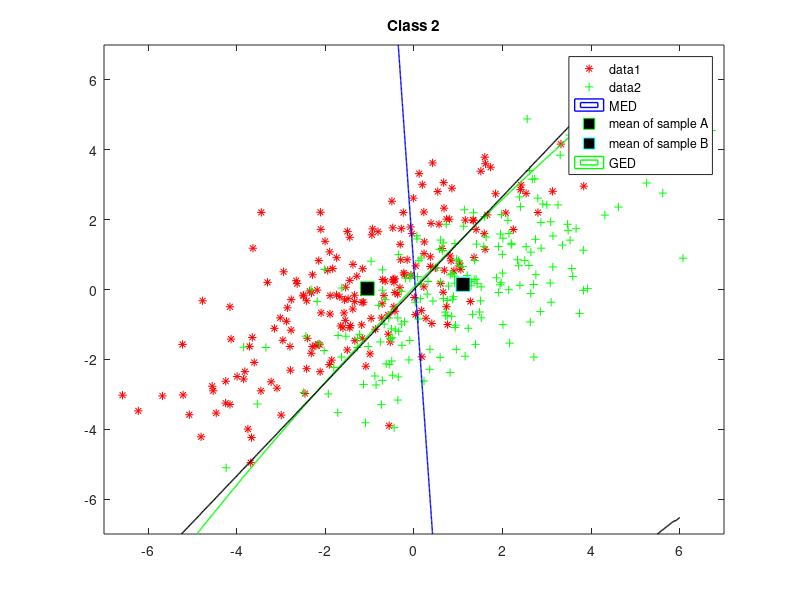

Here is the MATLAB script that generated this plot:
%% SYDE 675 LAB_1
clear all; close all; clc;

%% class 2
muAClass1 = [-1,0];
sigmaAClass1 = [4,3; 3,4];
muBClass1 = [1,0];
sigmaBClass1 = [4,3; 3,4];

%% load data
rAClass1 = mvnrnd(muAClass1, sigmaAClass1, 200);
rBClass1 = mvnrnd(muBClass1, sigmaBClass1, 200);
h = figure
plot(rAClass1(:,1),rAClass1(:,2),'r*');
hold on
plot(rBClass1(:,1),rBClass1(:,2),'g+');
title('Class 2');

%% MED
meanClass1A = mean(rAClass1)
meanClass1B = mean(rBClass1)
u = linspace(-7, 7, 400);
v = linspace(-7, 7, 400);
z = zeros(length(u), length(v));
for i = 1:length(u)
        for j = 1:length(v)
            z(i,j) = ((u(i)- meanClass1A(1))^2 + (v(j)- meanClass1A(2))^2)...
                - ((u(i)- meanClass1B(1))^2 + (v(j)- meanClass1B(2))^2);
        end
end
z = z';
contour(u,v,z,[0, 0], 'LineWidth', 1,'LineColor','b','DisplayName','MED');

plot(meanClass1A(1),meanClass1A(2),'gs','MarkerSize',10,'MarkerFaceColor',...
    [0,0,0],...
    'DisplayName','mean of sample A');
plot(meanClass1B(1),meanClass1B(2),'cs','MarkerSize',10,'MarkerFaceColor',...
    [0,0,0],...
    'DisplayName','mean of sample B');

%% GED
u1 = linspace(-7, 6, 400);
v1 = linspace(-7, 6, 400);
valClass1A = cov(rAClass1)
valClass1B = cov(rBClass1)
z1 = zeros(length(u1), length(v1));
for i = 1:length(u1)
     for j = 1:length(v1)
         z1(i,j) = ([u1(i) v1(j)]- meanClass1A)*inv(valClass1A)*([u1(i) v1(j)]...
             - meanClass1A)'- ([u1(i) v1(j)]- meanClass1B)*inv(valClass1B)...
             *([u1(i) v1(j)]- meanClass1B)';

     end
end
z1 = z1';
contour(u1,v1,z1,[0, 0], 'LineWidth', 1,'LineColor','g','DisplayName','GED');
legend('show');

%% MAP

u2 = linspace(-7, 6, 400);
v2 = linspace(-7, 6, 400);
z2 = zeros(length(u2), length(v2));
for i = 1:length(u2)
     for j = 1:length(v2)
         z2(i,j) = 1/(2*pi*(abs(det(sigmaAClass1)))^0.5)*exp(-0.5*([u2(i) v2(j)]...
             - muAClass1)*inv(sigmaAClass1)*([u2(i) v2(j)]- muAClass1)')...
             - 1/(2*pi*(abs(det(sigmaBClass1)))^0.5)*exp(-0.5*([u2(i) v2(j)] ...
             - muBClass1)*inv(sigmaBClass1)*([u2(i) v2(j)]- muBClass1)');
     end
end
z2 = z2';
contour(u2,v2,z2,[0, 0], 'LineWidth', 1,'LineColor','k','DisplayName','MAP');
legend('show');


saveas(h,'class2.png');
